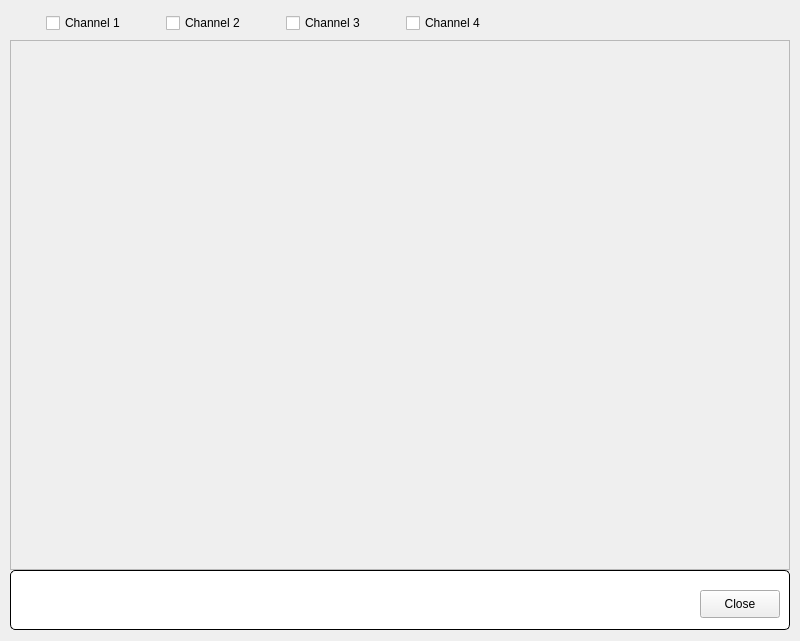
<?xml version="1.0" encoding="UTF-8"?>
<ui version="4.0">
 <class>FormPicoPlotOffset</class>
 <widget class="QMainWindow" name="FormPicoPlotOffset">
  <property name="geometry">
   <rect>
    <x>0</x>
    <y>0</y>
    <width>800</width>
    <height>641</height>
   </rect>
  </property>
  <property name="windowTitle">
   <string>XBPM Plot Offsets</string>
  </property>
  <widget class="QWidget" name="centralwidget">
   <widget class="QCheckBox" name="boxChannel2">
    <property name="geometry">
     <rect>
      <x>166</x>
      <y>10</y>
      <width>91</width>
      <height>26</height>
     </rect>
    </property>
    <property name="text">
     <string>Channel 2</string>
    </property>
   </widget>
   <widget class="QCheckBox" name="boxChannel1">
    <property name="geometry">
     <rect>
      <x>46</x>
      <y>10</y>
      <width>91</width>
      <height>26</height>
     </rect>
    </property>
    <property name="text">
     <string>Channel 1</string>
    </property>
   </widget>
   <widget class="QCheckBox" name="boxChannel4">
    <property name="geometry">
     <rect>
      <x>406</x>
      <y>10</y>
      <width>91</width>
      <height>26</height>
     </rect>
    </property>
    <property name="text">
     <string>Channel 4</string>
    </property>
   </widget>
   <widget class="QCheckBox" name="boxChannel3">
    <property name="geometry">
     <rect>
      <x>286</x>
      <y>10</y>
      <width>91</width>
      <height>26</height>
     </rect>
    </property>
    <property name="text">
     <string>Channel 3</string>
    </property>
   </widget>
   <widget class="QGroupBox" name="titleGroupBox_2">
    <property name="geometry">
     <rect>
      <x>10</x>
      <y>570</y>
      <width>780</width>
      <height>60</height>
     </rect>
    </property>
    <property name="styleSheet">
     <string notr="true">QGroupBox {
	background-color: rgb(255, 255, 255);
    border: 1px solid black;
    border-radius: 5px;
    margin-top: 0.5em;
}

QGroupBox::title {
    subcontrol-origin: margin;
    left: 10px;
    padding: 0 3px 0 3px;
}</string>
    </property>
    <property name="title">
     <string/>
    </property>
    <widget class="QPushButton" name="btnClose">
     <property name="geometry">
      <rect>
       <x>690</x>
       <y>20</y>
       <width>80</width>
       <height>28</height>
      </rect>
     </property>
     <property name="minimumSize">
      <size>
       <width>80</width>
       <height>28</height>
      </size>
     </property>
     <property name="maximumSize">
      <size>
       <width>16777215</width>
       <height>28</height>
      </size>
     </property>
     <property name="text">
      <string>Close</string>
     </property>
    </widget>
   </widget>
   <widget class="QEPlot" name="plotChannels">
    <property name="geometry">
     <rect>
      <x>10</x>
      <y>40</y>
      <width>780</width>
      <height>530</height>
     </rect>
    </property>
    <property name="frameShape">
     <enum>QFrame::StyledPanel</enum>
    </property>
   </widget>
  </widget>
 </widget>
 <customwidgets>
  <customwidget>
   <class>QEPlot</class>
   <extends>QEFrame</extends>
   <header>QEPlot.h</header>
  </customwidget>
  <customwidget>
   <class>QEFrame</class>
   <extends>QFrame</extends>
   <header>QEFrame.h</header>
   <container>1</container>
  </customwidget>
 </customwidgets>
 <resources/>
 <connections/>
</ui>
